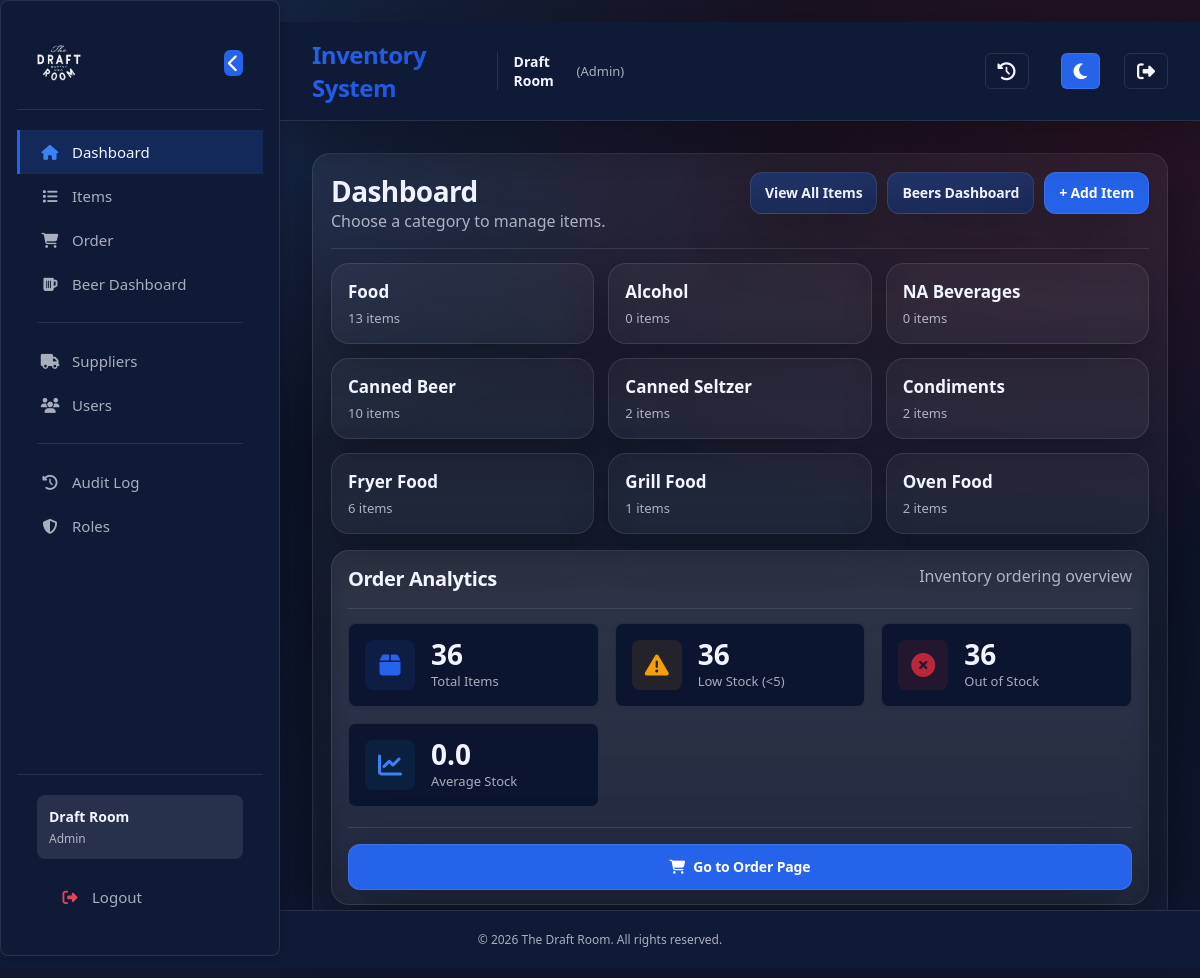
The page / (signed in) on the database its author committed.
### app.py (models this page shows, shortened)
class User(db.Model):
    __tablename__ = "users"
    id = db.Column(db.Integer, primary_key=True)
    username = db.Column(db.String(80), unique=True, nullable=False)
    first_name = db.Column(db.String(80), nullable=True)
    last_name = db.Column(db.String(80), nullable=True)
    password_hash = db.Column(db.String(255), nullable=False)
    role = db.Column(db.String(20), nullable=False, default="staff")  # Backward compatibility
    role_id = db.Column(db.Integer, db.ForeignKey('roles.id'), nullable=True)  # New: reference to Role
    is_active = db.Column(db.Boolean, nullable=False, default=True)
    created_at = db.Column(db.DateTime, nullable=False, default=utcnow)
    role_obj = db.relationship('Role', backref='users')
    def display_name(self) -> str:
        full = f"{(self.first_name or '').strip()} {(self.last_name or '').strip()}".strip()
        return full if full else self.username
    def get_role_name(self):
        if self.role_obj:
            return self.role_obj.name
        return self.role

### app.py (the view)
@app.get("/")
def dashboard():
    guard = require_view_access()
    if guard:
        return guard
    counts = db.session.query(Item.category, func.count(Item.id)).group_by(Item.category).all()
    counts_map = {c: int(n) for (c, n) in counts}
    categories = [{"name": cat, "count": counts_map.get(cat, 0)} for cat in CATEGORY_ORDER]
    extras = sorted([c for c in counts_map.keys() if c not in CATEGORY_ORDER])
    for cat in extras:
        categories.append({"name": cat, "count": counts_map.get(cat, 0)})
    total_items = Item.query.count()
    low_stock_items = Item.query.filter(Item.on_hand_count < 5).count()
    items_needing_order = Item.query.filter(Item.on_hand_count == 0).count()
    average_stock = db.session.query(func.avg(Item.on_hand_count)).scalar() or 0
    order_analytics = {
        "total_items": total_items,
        "low_stock": low_stock_items,
        "out_of_stock": items_needing_order,
        "avg_stock": round(float(average_stock), 1)
    }
    return render_template("dashboard.html", categories=categories, order_analytics=order_analytics)

### app.py (called while the page is built)
@app.after_request
def add_security_headers_response(response):
    response.headers["X-Frame-Options"] = "SAMEORIGIN"
    response.headers["X-XSS-Protection"] = "1; mode=block"
    response.headers["X-Content-Type-Options"] = "nosniff"
    response.headers["Content-Security-Policy"] = (
        "default-src 'self'; "
        "script-src 'self' https://cdnjs.cloudflare.com; "
        "style-src 'self' 'unsafe-inline' https://cdnjs.cloudflare.com; "
        "font-src 'self' https://cdnjs.cloudflare.com; "
        "img-src 'self' data:; "
        "connect-src 'self'; "
        "frame-ancestors 'self'"
    )
    response.headers["Referrer-Policy"] = "strict-origin-when-cross-origin"
    response.headers["Permissions-Policy"] = (
        "geolocation=(), "
        "microphone=(), "
        "camera=(), "
        "payment=()"
    )
    return response

def utcnow() -> datetime:
    return datetime.now(timezone.utc)

def current_user() -> Optional["User"]:
    uid = session.get("user_id")
    if not uid:
        return None
    try:
        return User.query.get(int(uid))
    except Exception:
        return None

def current_user_role() -> str:
    if session.get("break_glass_admin") is True:
        return "admin"
    u = current_user()
    if not u:
        return ""
    return (u.role or "").lower()

def is_logged_in() -> bool:
    return (session.get("break_glass_admin") is True) or (session.get("user_id") is not None)

def can_manage_users() -> bool:
    u = current_user()
    if not u:
        return False
    if session.get("break_glass_admin") is True:
        return True
    if u.role_id:
        role = Role.query.get(u.role_id)
        if role and role.is_admin:
            return True
    if u.role == "admin":
        return True
    return False

def can_edit_inventory() -> bool:
    u = current_user()
    if not u:
        return False
    if session.get("break_glass_admin") is True:
        return True
    if u.role_id:
        role = Role.query.get(u.role_id)
        if role and role.has_permission("can_edit_items"):
            return True
    if u.role == "admin":
        return True
    return False

def require_view_access():
    if not is_logged_in():
        return redirect("/login")
    if session.get("break_glass_admin") is True:
        return None
    if not can_view_inventory():
        session.clear()
        flash("Access denied.", "error")
        return redirect("/login")
    return None

### templates/dashboard.html (shortened to what this page needs)
{% extends "base.html" %}
{% block content %}
<section class="card">
  <div class="cardhead">
    <div>
      <h1>Dashboard</h1>
      <span class="muted">Choose a category to manage items.</span>
    </div>
    <div class="actions">
      <a class="btn" href="/items">View All Items</a>
      <a class="btn" href="/beers/dashboard">Beers Dashboard</a>
      {% if can_edit_inventory %}
        <a class="btn primary" href="/items/new">+ Add Item</a>
      {% endif %}
    </div>
  </div>
  <div class="grid3">
    {% for c in categories %}
      <a class="tile" href="/category/{{ c.name }}">
        <div class="tile-title">{{ c.name }}</div>
        <div class="tile-sub">{{ c.count }} items</div>
      </a>
    {% endfor %}
  </div>
  <div style="height:16px;"></div>
  <div class="card mini">
    <div class="cardhead">
      <h2>Order Analytics</h2>
      <span class="muted">Inventory ordering overview</span>
    </div>
    <div class="analytics-grid">
      <div class="analytics-card">
        <div class="analytics-icon">
          <i class="fas fa-box"></i>
        </div>
        <div class="analytics-content">
          <div class="analytics-value">{{ order_analytics.total_items }}</div>
          <div class="analytics-label">Total Items</div>
        </div>
      </div>
      <div class="analytics-card">
        <div class="analytics-icon warning">
          <i class="fas fa-exclamation-triangle"></i>
        </div>
        <div class="analytics-content">
          <div class="analytics-value">{{ order_analytics.low_stock }}</div>
          <div class="analytics-label">Low Stock (&lt;5)</div>
        </div>
      </div>
      <div class="analytics-card">
        <div class="analytics-icon danger">
          <i class="fas fa-times-circle"></i>
        </div>
        <div class="analytics-content">
          <div class="analytics-value">{{ order_analytics.out_of_stock }}</div>
          <div class="analytics-label">Out of Stock</div>
        </div>
      </div>
      <div class="analytics-card">
        <div class="analytics-icon info">
          <i class="fas fa-chart-line"></i>
        </div>
        <div class="analytics-content">
          <div class="analytics-value">{{ order_analytics.avg_stock }}</div>
          <div class="analytics-label">Average Stock</div>
        </div>
      </div>
    </div>
    <div class="analytics-actions">
      <a class="btn primary" href="/order">
        <i class="fas fa-shopping-cart"></i>
        Go to Order Page
      </a>
    </div>
  </div>
{% endblock %}

### templates/base.html (shortened to what this page needs)
<!DOCTYPE html>
<html lang="en">
<head>
  <link rel="stylesheet" href="/static/style.css">
  <link rel="stylesheet" href="https://cdnjs.cloudflare.com/ajax/libs/font-awesome/6.4.0/css/all.min.css">
</head>
<body>
  <aside class="sidebar" id="sidebar">
    <div class="sidebar-header">
      <h2 class="sidebar-brand">
        <img src="{{ url_for('static', filename='favicon.svg') }}" alt="Draft Room Logo" class="sidebar-logo">
      </h2>
      <button class="sidebar-toggle" id="sidebarToggle" title="Collapse sidebar">
        <i class="fas fa-chevron-left"></i>
      </button>
    </div>
    <nav class="sidebar-nav">
      <a href="/" class="nav-item {% if request.path == '/' %}active{% endif %}" data-tooltip="Dashboard">
        <i class="fas fa-home"></i>
        <span>Dashboard</span>
      </a>
      <a href="/items" class="nav-item {% if '/items' in request.path %}active{% endif %}" data-tooltip="Items">
        <i class="fas fa-list"></i>
        <span>Items</span>
      </a>
      <a href="/order" class="nav-item {% if '/order' in request.path %}active{% endif %}" data-tooltip="Order Items">
        <i class="fas fa-shopping-cart"></i>
        <span>Order</span>
      </a>
      <a href="/beers/dashboard" class="nav-item {% if '/beers' in request.path %}active{% endif %}" data-tooltip="Beer Dashboard">
        <i class="fas fa-beer"></i>
        <span>Beer Dashboard</span>
      </a>
      <hr class="nav-divider">
      {% if can_edit_inventory %}
      <a href="/suppliers" class="nav-item {% if '/suppliers' in request.path %}active{% endif %}" data-tooltip="Suppliers">
        <i class="fas fa-truck"></i>
        <span>Suppliers</span>
      </a>
      <a href="/users" class="nav-item {% if '/users' in request.path %}active{% endif %}" data-tooltip="Users">
        <i class="fas fa-users"></i>
        <span>Users</span>
      </a>
      {% endif %}
      {% if can_manage_users %}
      <hr class="nav-divider">
      <a href="/audit" class="nav-item {% if '/audit' in request.path %}active{% endif %}" data-tooltip="Audit Log">
        <i class="fas fa-history"></i>
        <span>Audit Log</span>
      </a>
      <a href="/admin/roles" class="nav-item {% if '/admin/roles' in request.path %}active{% endif %}" data-tooltip="Role Management">
        <i class="fas fa-shield-alt"></i>
        <span>Roles</span>
      </a>
      {% endif %}
    </nav>
    <div class="sidebar-footer">
      {% if current_user %}
      <div class="user-info">
        <div class="user-name">
          {% if current_user.first_name or current_user.last_name %}
            {{ current_user.first_name }} {{ current_user.last_name }}
          {% else %}
            {{ current_user.username }}
          {% endif %}
        </div>
        <div class="user-role">{{ auth_role_name.title() if auth_role_name else 'User' }}</div>
      </div>
      <a href="/logout" class="nav-item logout" data-tooltip="Logout">
        <i class="fas fa-sign-out-alt"></i>
        <span>Logout</span>
      </a>
      {% endif %}
    </div>
  </aside>
  <main class="main-content">
    <header class="topbar">
      <div class="topbar-brand">
        <h1>Inventory System</h1>
        {% if current_user %}
          <div class="topbar-brand-user">
            <span class="brand-user-name">
              {% if current_user.first_name or current_user.last_name %}
                {{ current_user.first_name }} {{ current_user.last_name }}
              {% else %}
                {{ current_user.username }}
              {% endif %}
            </span>
            <span class="brand-user-role">({{ auth_role_name.title() if auth_role_name else 'User' }})</span>
          </div>
        {% endif %}
      </div>
      {% if can_manage_users %}
        <a href="/audit" class="audit-btn" title="View audit log">
          <i class="fas fa-history"></i>
        </a>
      {% endif %}
      <button class="theme-toggle" id="themeToggle" title="Toggle light/dark theme">
      </button>
      <a href="/logout" class="logout-btn" title="Logout">
        <i class="fas fa-sign-out-alt"></i>
      </a>
    </header>
    <div class="page-content">
      {% block content %}{% endblock %}
    </div>
    <footer class="footer">
      <p>&copy; 2026 The Draft Room. All rights reserved.</p>
    </footer>
  </main>
</body>
</html>

### templates/dashboard.html (style rules this page uses)
.analytics-grid { display: grid; grid-template-columns: repeat(auto-fit, minmax(200px, 1fr)); gap: 16px; margin-bottom: 20px; }
.analytics-card { display: flex; align-items: center; gap: 16px; padding: 16px; background-color: var(--card2); border-radius: 8px; border: 1px solid var(--stroke); transition: all 0.3s ease; }
.analytics-icon { display: flex; align-items: center; justify-content: center; width: 50px; height: 50px; border-radius: 8px; background-color: rgba(37, 99, 235, 0.1); color: var(--primary); font-size: 24px; }
.analytics-icon.warning { background-color: rgba(245, 158, 11, 0.1); color: var(--warning); }
.analytics-icon.danger { background-color: rgba(220, 38, 38, 0.1); color: var(--danger); }
.analytics-icon.info { background-color: rgba(2, 132, 199, 0.1); color: var(--info); }
.analytics-content { flex: 1; }
.analytics-value { font-size: 28px; font-weight: 700; color: var(--text); line-height: 1; margin-bottom: 4px; }
.analytics-label { font-size: 13px; color: var(--text-muted); font-weight: 500; }
.analytics-actions { display: flex; gap: 12px; padding-top: 16px; border-top: 1px solid var(--stroke); }
.analytics-actions .btn { flex: 1; text-align: center; padding: 12px 16px; }

### rows shown on the page
User: first_name "Draft", last_name "Room", role "Admin"

### other values the page prints
{{ c.name }} "Food" "Alcohol" "NA Beverages" "Canned Beer" "Canned Seltzer" "Condiments" "Fryer Food" "Grill Food" "Oven Food"
{{ c.count }} "13" "0" "0" "10" "2" "2" "6" "1" "2"
{{ order_analytics.total_items }} "36"
{{ order_analytics.low_stock }} "36"
{{ order_analytics.out_of_stock }} "36"
{{ order_analytics.avg_stock }} "0.0"
